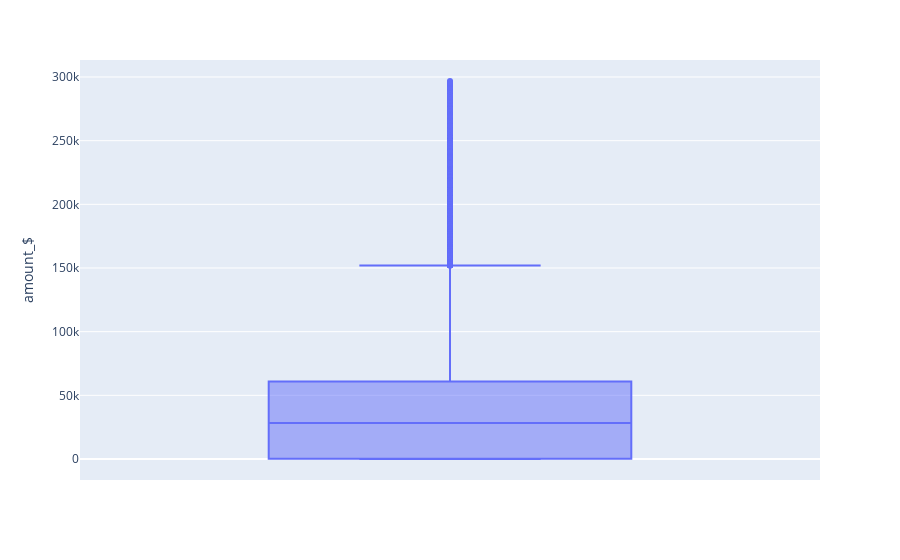

Here is the notebook cell this chart was saved with:
### Code cell
px.box(data_frame=df_ml_dummies_humanos_nooutl, y='amount_$')

### Figure 1 — Plotly figure (JSON) as saved in the notebook; plotly's stock layout.template omitted (floating-point values rounded to 4 significant figures; data arrays with more than 128 entries replaced by an {"elided": "..."} marker saying what was removed)
{"data": [{"alignmentgroup": "True", "hovertemplate": "amount_$=%{y}<extra></extra>", "legendgroup": "", "marker": {"color": "#636efa"}, "name": "", "notched": false, "offsetgroup": "", "orientation": "v", "showlegend": false, "type": "box", "x0": " ", "xaxis": "x", "y": {"elided": "14027 float values"}, "y0": " ", "yaxis": "y"}], "layout": {"boxmode": "group", "legend": {"tracegroupgap": 0}, "margin": {"t": 60}, "xaxis": {"anchor": "y", "domain": [0, 1]}, "yaxis": {"anchor": "x", "domain": [0, 1], "title": {"text": "amount_$"}}}}
